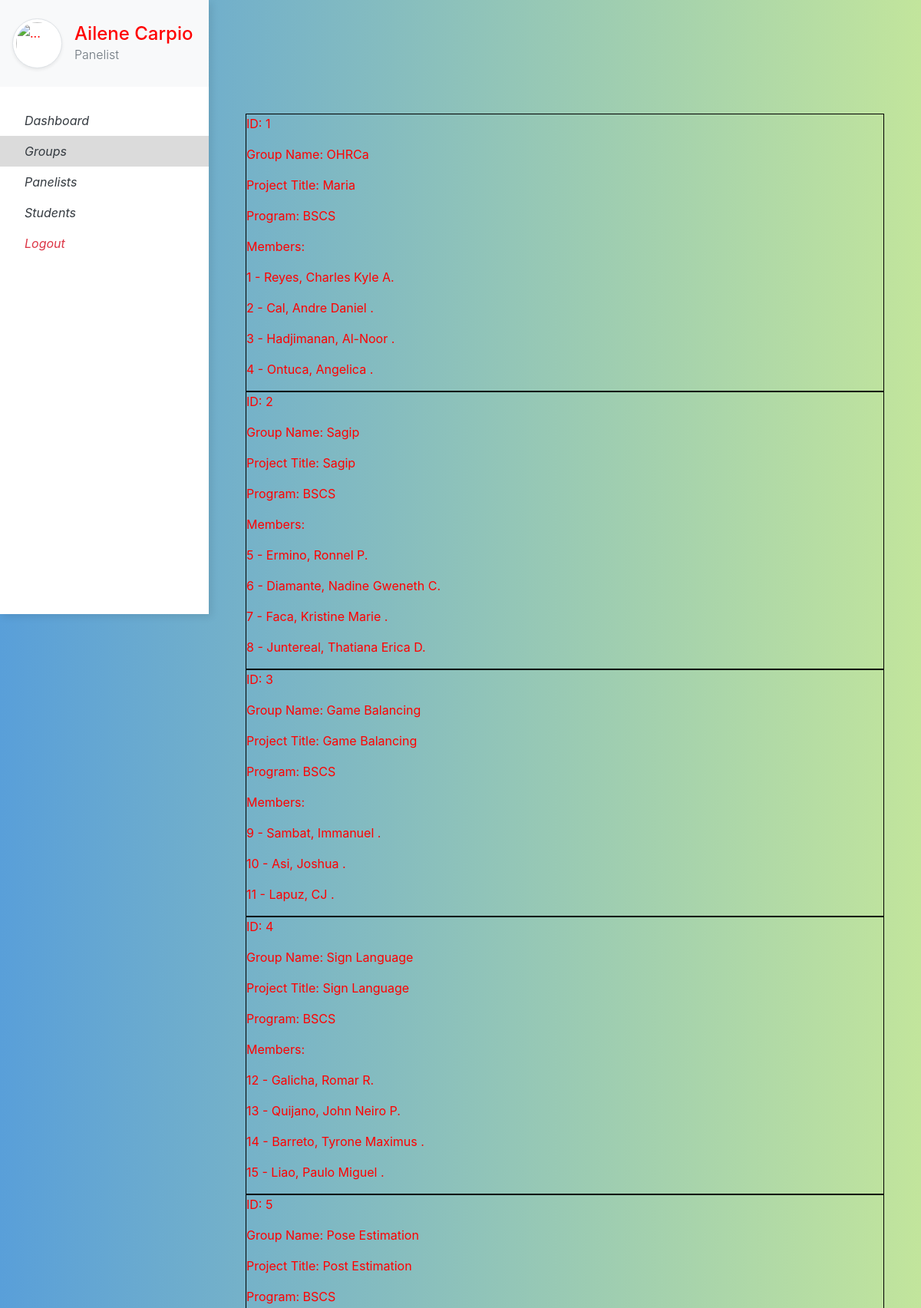
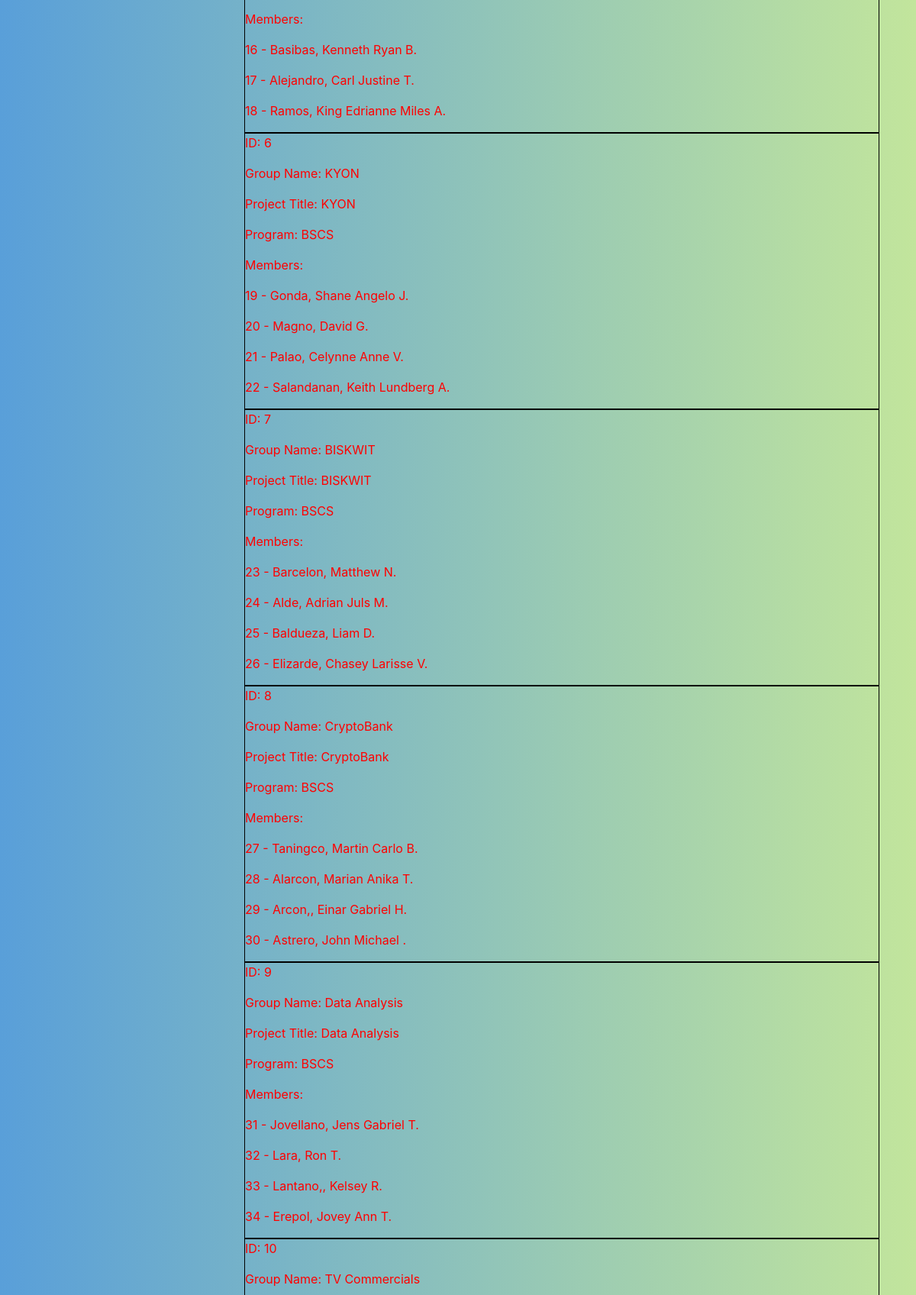
The page /user_groups/ (signed in, upper part) on the database its author committed (2 pictures, top to bottom).
### website/models.py (models this page shows, shortened)
class Panelist(db.Model, UserMixin):
    id         = db.Column(db.Integer, primary_key=True)
    username   = db.Column(db.String(150), nullable=False)
    password   = db.Column(db.String(150), nullable=False)
    last_name  = db.Column(db.String(150), nullable=False)
    first_name = db.Column(db.String(150), nullable=False)
    middle_in  = db.Column(db.String(10))
    school     = db.Column(db.String(150))
    header     = db.relationship('Defense', backref='head')
    paneling   = db.relationship(
        'Defense',
        secondary=defense_panel,
        backref=db.backref('panels')
    )

class Group(db.Model):
    id            = db.Column(db.Integer, primary_key=True)
    name          = db.Column(db.String(150), nullable=False)
    project_title = db.Column(db.String(150), nullable=False)
    program       = db.Column(db.String(150), nullable=False)
    gradesheets   = db.relationship('Gradesheet', backref='group', uselist=True)
    members       = db.relationship('Student', backref='group', uselist=True)
    defenses      = db.relationship('Defense', backref='group', uselist=True)

class Student(db.Model):
    stud_no    = db.Column(db.Integer, primary_key=True)
    last_name  = db.Column(db.String(150), nullable=False)
    first_name = db.Column(db.String(150), nullable=False)
    middle_in  = db.Column(db.String(10))
    group_id   = db.Column(db.Integer, db.ForeignKey('group.id'))

### website/user.py (the view)
@user.route("/user_groups/")
@login_required
def user_groups():
    return render_template('groups_u.html', user=current_user, groups=Group.query.all())

### website/__init__.py (called while the page is built)
def create_app():
    app = Flask(__name__)
    app.config['SECRET_KEY'] = 'hjshjhdjah kjshkjdhjs'
    app.config['SQLALCHEMY_DATABASE_URI'] = f'sqlite:///{DB_NAME}'
    db.init_app(app)
    from .admin import admin
    from .auth import auth
    from .user import user
    app.register_blueprint(auth, url_prefix='/')
    app.register_blueprint(admin, url_prefix='/')
    app.register_blueprint(user, url_prefix='/')
    from .models import Panelist, Master
    create_database(app)
    login_manager = LoginManager()
    login_manager.login_view = 'auth.login'
    login_manager.init_app(app)
    @login_manager.user_loader
    def load_user(username):
        if username == 'admin':
            return Master.query.filter_by(username=username).first()
        return Panelist.query.filter_by(username=username).first()
    return app

### website/templates/user/groups_u.html (shortened to what this page needs)
{% extends 'base_user.html' %}
{% block content %}
    <div class='display_grid'>
        {% if groups %}
            {% for group in groups %}
                <div class='box'
                    <p>ID: {{group.id}}</p>
                    <p>Group Name: {{group.name}}</p>
                    <p>Project Title: {{ group.project_title }}</p>
                    <p>Program: {{group.program}}</p>
                    <p>Members:</p>
                    {% for member in group.members %}
                        <p>{{ member.stud_no }} - {{ member.last_name }}, {{ member.first_name }} {{ member.middle_in }}.</p>
                    {% endfor%}
                </div>
            {% endfor %}
        {% endif %}
    </div>
{% endblock %}

### website/templates/user/base_user.html (shortened to what this page needs)
<html>
    <head>
        <link rel="stylesheet" href="https://stackpath.bootstrapcdn.com/bootstrap/4.3.1/css/bootstrap.min.css">
        <link rel='stylesheet' href="{{ url_for('static', filename ='user/user.css') }}">
    </head>
    <body>
        <div class="vertical-nav bg-white" id="sidebar">
            <div class="py-4 px-3 mb-4 bg-light">
                <div class="media d-flex align-items-center"><img src="https://res.cloudinary.com/mhmd/image/upload/v1556074849/avatar-1_tcnd60.png" alt="..." width="65" class="mr-3 rounded-circle img-thumbnail shadow-sm">
                    <div class="media-body">
                        <h4 class="m-0">{{ user.first_name}} {{ user.last_name }}</h4>
                        <p class="font-weight-light text-muted mb-0">Panelist</p>
                    </div>
                </div>
            </div>
            <ul class="nav flex-column bg-white mb-0">
                <li class="nav-item">
                    <a href="/user_home/" class="nav-link text-dark font-italic">
                        Dashboard
                    </a>
                </li>
                <li class="nav-item">
                    <a href="/user_groups/" class="nav-link text-dark font-italic">
                        Groups
                    </a>
                </li>
                <li class="nav-item">
                    <a href="/user_panelists/" class="nav-link text-dark font-italic">
                        Panelists
                    </a>
                </li>
                <li class="nav-item">
                    <a href="/user_students/" class="nav-link text-dark font-italic">
                        Students
                    </a>
                </li>
                <li class="nav-item">
                    <a href="/logout/" class="nav-link text-danger font-italic">
                        Logout
                    </a>
                </li>
            </ul>
        </div>
        <div class="page-content p-5" id="content">
            {% block content %}
            {% endblock %}
        </div>
    </body>
</html>

### website/static/user/user.css (style rules this page uses)
body { color: blue; }
* { color: red; }
.vertical-nav { min-width: 17rem; width: 17rem; height: 100vh; position: fixed; top: 0; left: 0; box-shadow: 3px 3px 10px rgba(0, 0, 0, 0.1); transition: all 0.4s; }
.page-content { width: calc(100% - 17rem); margin-left: 17rem; transition: all 0.4s; }
body { background: #599fd9; background: -webkit-linear-gradient(to right, #599fd9, #c2e59c); background: linear-gradient(to right, #599fd9, #c2e59c); min-height: 100vh; overflow-x: hidden; }
.box { border: 1px; border-color: black; border-style: solid; }
.display_grid { position: relative; margin-top: 100px; }

### website/templates/user/base_user.html (style rules this page uses)
.active { background-color:#dbdbdb; }

### rows shown on the page
Panelist: first_name "Ailene", last_name "Carpio"
Group: id "1", name "OHRCa", project_title "Maria", program "BSCS"
Student: stud_no "1", last_name "Reyes", first_name "Charles Kyle", middle_in "A"
Student: stud_no "2", last_name "Cal", first_name "Andre Daniel"
Student: stud_no "3", last_name "Hadjimanan", first_name "Al-Noor"
Student: stud_no "4", last_name "Ontuca", first_name "Angelica"
Group: id "2", name "Sagip", project_title "Sagip", program "BSCS"
Student: stud_no "5", last_name "Ermino", first_name "Ronnel", middle_in "P"
Student: stud_no "6", last_name "Diamante", first_name "Nadine Gweneth", middle_in "C"
Student: stud_no "7", last_name "Faca", first_name "Kristine Marie"
Student: stud_no "8", last_name "Juntereal", first_name "Thatiana Erica", middle_in "D"
Group: id "3", name "Game Balancing", project_title "Game Balancing", program "BSCS"
Student: stud_no "9", last_name "Sambat", first_name "Immanuel"
Student: stud_no "10", last_name "Asi", first_name "Joshua"
Student: stud_no "11", last_name "Lapuz", first_name "CJ"
Group: id "4", name "Sign Language", project_title "Sign Language", program "BSCS"
Student: stud_no "12", last_name "Galicha", first_name "Romar", middle_in "R"
Student: stud_no "13", last_name "Quijano", first_name "John Neiro", middle_in "P"
Student: stud_no "14", last_name "Barreto", first_name "Tyrone Maximus"
Student: stud_no "15", last_name "Liao", first_name "Paulo Miguel"
Group: id "5", name "Pose Estimation", project_title "Post Estimation", program "BSCS"
Student: stud_no "16", last_name "Basibas", first_name "Kenneth Ryan", middle_in "B"
Student: stud_no "17", last_name "Alejandro", first_name "Carl Justine", middle_in "T"
Student: stud_no "18", last_name "Ramos", first_name "King Edrianne Miles", middle_in "A"
Group: id "6", name "KYON", project_title "KYON", program "BSCS"
Student: stud_no "19", last_name "Gonda", first_name "Shane Angelo", middle_in "J"
Student: stud_no "20", last_name "Magno", first_name "David", middle_in "G"
Student: stud_no "21", last_name "Palao", first_name "Celynne Anne", middle_in "V"
Student: stud_no "22", last_name "Salandanan", first_name "Keith Lundberg", middle_in "A"
Group: id "7", name "BISKWIT", project_title "BISKWIT", program "BSCS"
Student: stud_no "23", last_name "Barcelon", first_name "Matthew", middle_in "N"
Student: stud_no "24", last_name "Alde", first_name "Adrian Juls", middle_in "M"
Student: stud_no "25", last_name "Baldueza", first_name "Liam", middle_in "D"
Student: stud_no "26", last_name "Elizarde", first_name "Chasey Larisse", middle_in "V"
Group: id "8", name "CryptoBank", project_title "CryptoBank", program "BSCS"
Student: stud_no "27", last_name "Taningco", first_name "Martin Carlo", middle_in "B"
Student: stud_no "28", last_name "Alarcon", first_name "Marian Anika", middle_in "T"
Student: stud_no "29", last_name "Arcon,", first_name "Einar Gabriel", middle_in "H"
Student: stud_no "30", last_name "Astrero", first_name "John Michael"
Group: id "9", name "Data Analysis", project_title "Data Analysis", program "BSCS"
Student: stud_no "31", last_name "Jovellano", first_name "Jens Gabriel", middle_in "T"
Student: stud_no "32", last_name "Lara", first_name "Ron", middle_in "T"
Student: stud_no "33", last_name "Lantano,", first_name "Kelsey", middle_in "R"
Student: stud_no "34", last_name "Erepol", first_name "Jovey Ann", middle_in "T"
Group: id "10", name "TV Commercials"
